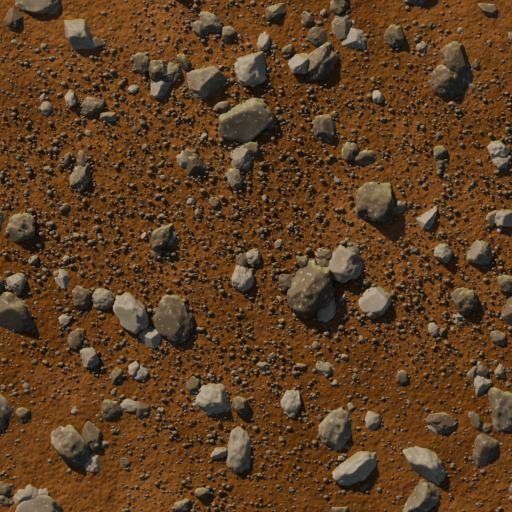
#> input picture dev/tex-backup/dirt_tropical.png, 512 x 512 px
$ python valley_boulders.py ../tex-backup/dirt_tropical.png out.png
#> lines starting #> are read from the running program, lines starting #| are printed output that depends on the picture; after the words box and inside, x2 and y2 are one past the last pixel; in counts of white or black regions, pixels touching at a corner belong together
"""Светлые глыбы в грунте долины (критик r38: «грунт после прореживания — p95 106 при 118–129, σ 29,8 при 33,6–39,4; дальше
не прореживать; добавить 2–3 светлые глыбы 60–100 px в средней части, верх камней +15 L»).

python dev/tools/valley_boulders.py <родная.webp> <выход.png> [--lift 21] [--grow 3] [--scale 1.4] [--sharp 0.5] [--pick x0,x1,y0,y1] [--contrast 1.15] [--knee 150 --slope 0.45]
затем: python dev/make_native.py <выход.png> dirt_valley --no-match --lossy --quality 90

1) валуны — тем же классификатором, что и dev/tools/thin_boulders.py (серые ненасыщенные пятна на малой копии ÷4,
   соприкасающиеся — раздельно по ядрам);
2) верх камней светлее: в каждом валуне освещённые грани (ярче его медианы) поднимаются до +lift L (цвет — множителем,
   тон прежний), тени и кромки не трогаются — объём камня сильнее;
3) grow самых крупных глыб увеличиваются на месте в scale раз (без копий: прежние замечания — «ряд одинаковых шатров»):
   кусок с глыбой, её тенью и кромкой земли увеличивается и кладётся по тому же центру с мягкой маской; деталь,
   потерянную при увеличении, возвращает нерезкая маска (sharp) — родная остаётся чёткой при приближении.
Текстура бесшовная — фильтры и вырезки с заворотом.
"""
import argparse

import numpy as np
from PIL import Image
from scipy import ndimage as nd

Image.MAX_IMAGE_PIXELS = None
Y = np.array([0.299, 0.587, 0.114], np.float32)


def box(a, k):
    h, w = a.shape[0] // k, a.shape[1] // k
    return a[:h * k, :w * k].reshape(h, k, w, k, -1).mean((1, 3))


def smooth(e0, e1, x):
    t = np.clip((x - e0) / np.maximum(e1 - e0, 1e-6), 0, 1); return t * t * (3 - 2 * t)


def main():
    ap = argparse.ArgumentParser()
    ap.add_argument('src'); ap.add_argument('out')
    ap.add_argument('--lift', type=float, default=21); ap.add_argument('--grow', type=int, default=3)
    ap.add_argument('--scale', type=float, default=1.4); ap.add_argument('--sharp', type=float, default=0.5)
    ap.add_argument('--knee', type=float, default=0); ap.add_argument('--slope', type=float, default=0.45)
    ap.add_argument('--contrast', type=float, default=1.0, help='общий контраст грунта вокруг среднего (σ 29,5 при 33,6–39,4 у эталона)')
    ap.add_argument('--pick', default='', help='окно «x0,x1,y0,y1» в ед. текстуры (с заворотом): увеличивать крупнейшие глыбы из него')
    ap.add_argument('--L', type=float, default=50); ap.add_argument('--S', type=float, default=0.24); ap.add_argument('--min', type=int, default=150)
    a = ap.parse_args()
    N = np.asarray(Image.open(a.src).convert('RGB'), dtype=np.float32); K = 4
    S = box(N, K); L = S @ Y
#> in box, `return a[:h * k, :w * k].reshape(h, k, w, k, -1).mean((1, 3))`:
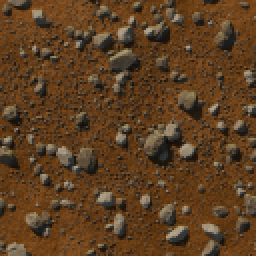
#> returned value: shape (128, 128, 3) float32 (shown 2 times larger); mean of channels 0, 1, 2 93.4, 63.8, 34.9; drawn as R, G, B
#> after `L = S @ Y`:
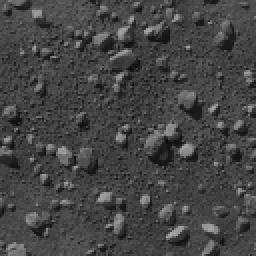
#> L: shape (128, 128) float32 (shown 2 times larger); min 10.68, max 168.5, mean 69.3
    sat = (S.max(2) - S.min(2)) / np.maximum(S.max(2), 1)
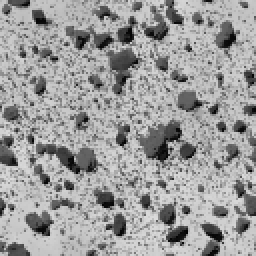
#> sat: shape (128, 128) float32 (shown 2 times larger); min 0.0079, max 0.862, mean 0.615
    m = (nd.gaussian_filter(L, 2.5, mode='wrap') > a.L) & (nd.gaussian_filter(sat, 2.5, mode='wrap') < a.S)
#> m: shape (128, 128) bool; every value is 0
    m = nd.binary_opening(nd.binary_closing(m, iterations=3), iterations=2)
    core, nc = nd.label(nd.binary_erosion(m, iterations=3))
#> core: shape (128, 128) int32; every value is 0
#> nc = 0
    idx = nd.distance_transform_edt(core == 0, return_distances=False, return_indices=True)
    lab = np.where(m, core[idx[0], idx[1]], 0)
    area = nd.sum(m, lab, range(1, nc + 1)); sl = nd.find_objects(lab)
#> after `area = nd.sum(m, lab, range(1, nc + 1))`: area = empty array
#> after `sl = nd.find_objects(lab)`: sl = []
    ids = [i for i in range(nc) if area[i] >= a.min and sl[i] is not None]
#> ids = []
    print('boulders %d, largest (px малой копии): %s' % (len(ids), sorted((int(area[i]) for i in ids), reverse=True)[:6]))
#| boulders 0, largest (px малой копии): []
    out = N.copy(); H, W = L.shape
#> after `H, W = L.shape`: H = 128; W = 128
    LN = N @ Y
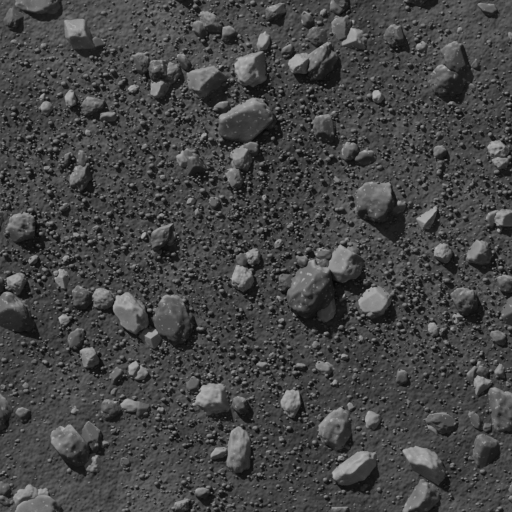
#> LN: shape (512, 512) float32; min 4.85, max 182, mean 69.3
    # 2) верх камней светлее
    if a.lift > 0:
        lab4 = np.kron(lab, np.ones((K, K), np.int32))
#> lab4: shape (512, 512) int32; every value is 0
        med = np.zeros(nc + 1, np.float32)
#> med = [0]
        med[[i + 1 for i in ids]] = nd.median(LN, lab4, [i + 1 for i in ids])
        ok = np.zeros(nc + 1, bool); ok[[i + 1 for i in ids]] = True
#> after `ok = np.zeros(nc + 1, bool)`: ok = [False]
        sel = ok[lab4]
#> sel: shape (512, 512) bool; every value is 0
        mk = nd.gaussian_filter(sel.astype(np.float32), 2.0, mode='wrap')
        w = mk * smooth(med[lab4] - 6, med[lab4] + 28, LN) * sel
#> in smooth, `t = np.clip((x - e0) / np.maximum(e1 - e0, 1e-06), 0, 1)`:
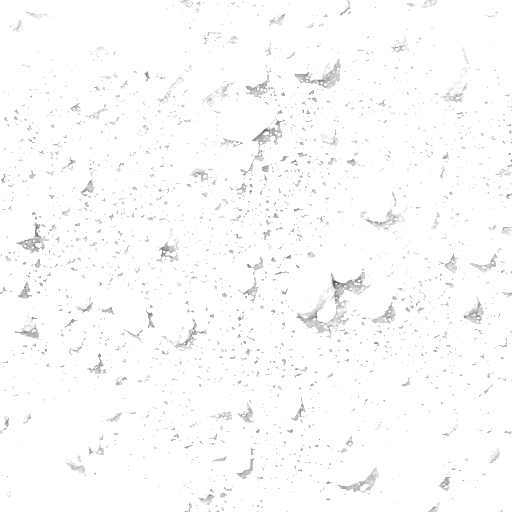
#> t: shape (512, 512) float32; min 0.319, max 1, mean 0.987
        Lt = LN + a.lift * w
        out *= (Lt / np.maximum(LN, 1))[..., None]
        top = sel & (LN > med[lab4])
        print('lift: светлые грани камней L %.1f → %.1f' % (LN[top].mean(), (out @ Y)[top].mean()))
#| lift: светлые грани камней L nan → nan
    # 3) крупнейшие глыбы — крупнее на месте
    cand = ids
#> cand = []
    if a.pick:
        x0, x1, y0, y1 = map(float, a.pick.split(','))
        def inwin(i):
            ys, xs = sl[i]; cx, cy = (xs.start + xs.stop) / 2, (ys.start + ys.stop) / 2   # ед. текстуры (малая копия — 1 px на ед.)
            okx = (x0 <= cx < x1) if x0 <= x1 else (cx >= x0 or cx < x1)
            oky = (y0 <= cy < y1) if y0 <= y1 else (cy >= y0 or cy < y1)
            return okx and oky
        cand = [i for i in ids if inwin(i)]
    big = sorted(cand, key=lambda i: -area[i])[:a.grow]
#> big = []
    for i in big:
        ys, xs = sl[i]; cy, cx = (ys.start + ys.stop) / 2 * K, (xs.start + xs.stop) / 2 * K
        hh, ww = (ys.stop - ys.start) * K, (xs.stop - xs.start) * K
        R0 = int(max(hh, ww) * 0.5 * 1.5 + 24)                                  # кусок с тенью и кромкой земли
        yy = (np.arange(int(cy) - R0, int(cy) + R0)) % (H * K); xx = (np.arange(int(cx) - R0, int(cx) + R0)) % (W * K)
        crop = out[np.ix_(yy, xx)]
        mm = (np.kron(lab, np.ones((K, K), np.int32))[np.ix_(yy, xx)] == i + 1).astype(np.float32)
        mm = np.maximum(mm, nd.shift(mm, (6, 4), order=1) * 0.9)              # тень вниз-вправо (свет сверху слева)
        mm = nd.binary_dilation(mm > 0.3, iterations=6).astype(np.float32)
        Rn = int(R0 * a.scale)
        big_img = np.stack([np.asarray(Image.fromarray(crop[..., c]).resize((2 * Rn, 2 * Rn), Image.LANCZOS)) for c in range(3)], -1)
        big_m = np.asarray(Image.fromarray(mm).resize((2 * Rn, 2 * Rn), Image.BILINEAR))
        if a.sharp > 0:
            bl = nd.gaussian_filter(big_img, (1.6, 1.6, 0))
            big_img = big_img + a.sharp * (big_img - bl)
        al = np.clip(nd.gaussian_filter(big_m, 5) * 1.3, 0, 1)[..., None]
        Y2 = (np.arange(int(cy) - Rn, int(cy) + Rn)) % (H * K); X2 = (np.arange(int(cx) - Rn, int(cx) + Rn)) % (W * K)
        dst = out[np.ix_(Y2, X2)]
        out[np.ix_(Y2, X2)] = dst * (1 - al) + big_img * al
        print('grow: глыба %d×%d px родной → ×%.2f (центр %d, %d)' % (ww, hh, a.scale, cx, cy))
#> this loop made 0 passes
    if a.contrast != 1:
        M = out.reshape(-1, 3).mean(0); out = M + (out - M) * a.contrast
    if a.knee > 0:   # v135 (критик r40: «белая крошка в грунте — блики камней p90 160 → 125, p99 227 → 175»): мягкое сжатие светлого
        Lk = out @ Y; Lc = np.where(Lk > a.knee, a.knee + (Lk - a.knee) * a.slope, Lk); out *= (Lc / np.maximum(Lk, 1))[..., None]
    L1 = out @ Y; L0 = N @ Y
    print('L95 %.0f → %.0f, σL %.1f → %.1f' % (np.percentile(L0, 95), np.percentile(L1, 95), L0.std(), L1.std()))
#| L95 123 → 123, σL 28.3 → 28.3
    Image.fromarray(np.clip(out, 0, 255).round().astype(np.uint8)).save(a.out)


if __name__ == '__main__':
    main()

$ run again, on dev/tex-backup/cap_ash.png
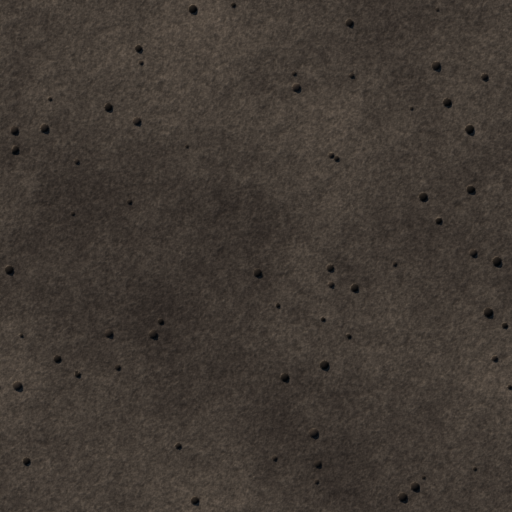
#> input picture dev/tex-backup/cap_ash.png, 512 x 512 px
#> in main, `m = (nd.gaussian_filter(L, 2.5, mode='wrap') > a.L) & (nd.gaussian_fil..`:
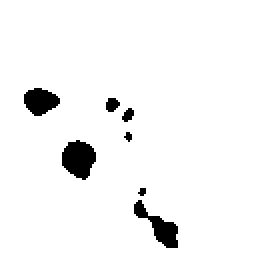
#> m: shape (128, 128) bool (shown 2 times larger); 95.7% white; 7 black regions (2 under 20 px), largest, box (x1, y1, x2, y2) and area: (31, 70, 48, 90) 244, (67, 100, 89, 124) 199, (12, 44, 30, 58) 177, (53, 49, 60, 56) 37, (61, 54, 67, 61) 28
#> core: shape (128, 128) int32; values 0 (black) and 1 (white), 75.9% white; 4 black regions, box (x1, y1, x2, y2) and area: (0, 0, 128, 128) 3154, (28, 67, 51, 93) 399, (9, 41, 33, 61) 306, (50, 46, 63, 59) 85
#> nc = 1
#> lab: shape (128, 128) int32; values 0 (black) and 1 (white), 87.3% white; 4 black regions, box (x1, y1, x2, y2) and area: (0, 0, 128, 128) 1657, (31, 70, 48, 90) 237, (12, 44, 30, 58) 168, (53, 49, 60, 56) 25
#> area = [14297]
#> sl = 1 item
#> ids = [0]
#| boulders 1, largest (px малой копии): [14297]
#> lab4: shape (512, 512) int32; values 0 (black) and 1 (white), 87.3% white; 4 black regions, box (x1, y1, x2, y2) and area: (0, 0, 512, 512) 26512, (124, 280, 192, 360) 3792, (48, 176, 120, 232) 2688, (212, 196, 240, 224) 400
#> top: shape (512, 512) bool; 43.3% white; 2074 white regions (1879 under 20 px), largest, box (x1, y1, x2, y2) and area: (12, 12, 500, 500) 72709, (12, 287, 285, 500) 19766, (165, 139, 224, 181) 837
#| lift: светлые грани камней L 64.4 → 70.7
#> the loop in main, `for i in big:` made 1 pass
#> (cy, cx, hh, ww, R0, Rn) on pass 1: (256, 256, 488, 488, 390, 546)
#> (printed output is left out)
#| L95 71 → 85, σL 8.4 → 12.9
#> in main, `Image.fromarray(np.clip(out, 0, 255).round().astype(np.uint8)).save(a...`:
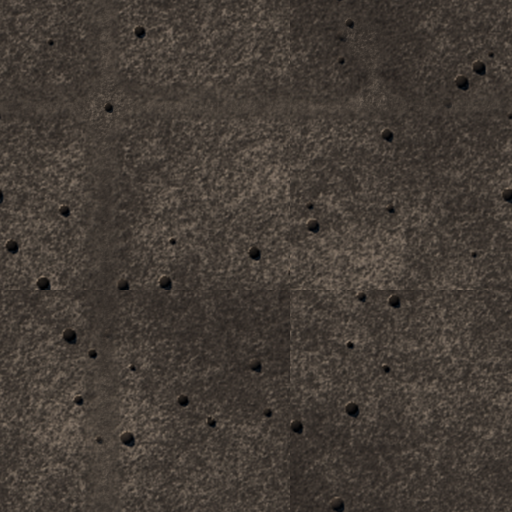
#> saved as out.png: PIL image 512x512 RGB; mean R, G, B 68.2, 60.3, 53.6
